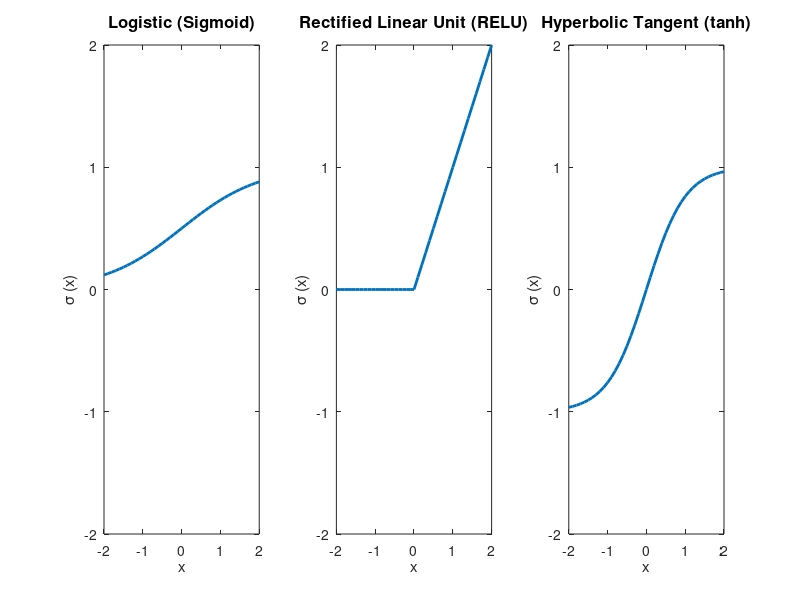

This chart was generated by the following MATLAB code:
x = (-2:0.1:2);

sigmoid = 1./(1+exp(-x));
relu = max(zeros(size(x)),x);
tanh = (exp(x) - exp(-x))./(exp(x) + exp(-x)); 

figure
subplot(1,3,1);
plot(x, sigmoid, 'LineWidth', 2);
ylim([-2,2])
title('Logistic (Sigmoid)', 'FontSize', 12);
xlabel('x');
ylabel('\sigma (x)');

subplot(1,3,2);
plot(x, relu, 'LineWidth', 2);
ylim([-2,2])
title('Rectified Linear Unit (RELU)', 'FontSize', 12);
xlabel('x');
ylabel('\sigma (x)');

subplot(1,3,3);
plot(x, tanh, 'LineWidth', 2);
ylim([-2,2])
title('Hyperbolic Tangent (tanh)', 'FontSize', 12);
xlabel('x');
ylabel('\sigma (x)');
